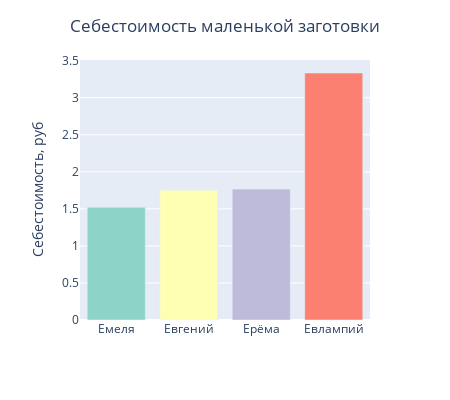

Notebook code cell kept with this figure:
### Code cell
fig = px.bar(df.sort_values(by='small_billet_cost'), x='name', y='small_billet_cost', color='name',
             width=450, height=400, color_discrete_sequence=px.colors.qualitative.Set3)
for trace in fig.data:
    trace.hovertemplate = '<b>%{x}</b><br>Себестоимость %{y}'
fig.update_layout(
    title={
        'text': "Себестоимость маленькой заготовки",
        'y':0.95,
        'x':0.5,
        'xanchor': 'center',
        'yanchor': 'top'},
    xaxis_title='',
    yaxis_title='Себестоимость, руб',
    showlegend=False
    )
fig.show()

### Figure 1 — Plotly figure (JSON) as saved in the notebook; plotly's stock layout.template omitted (floating-point values rounded to 4 significant figures)
{"data": [{"alignmentgroup": "True", "hovertemplate": "<b>%{x}</b><br>Себестоимость %{y}", "legendgroup": "Емеля", "marker": {"color": "rgb(141,211,199)"}, "name": "Емеля", "offsetgroup": "Емеля", "orientation": "v", "showlegend": true, "textposition": "auto", "type": "bar", "x": ["Емеля"], "xaxis": "x", "y": [1.521], "yaxis": "y"}, {"alignmentgroup": "True", "hovertemplate": "<b>%{x}</b><br>Себестоимость %{y}", "legendgroup": "Евгений", "marker": {"color": "rgb(255,255,179)"}, "name": "Евгений", "offsetgroup": "Евгений", "orientation": "v", "showlegend": true, "textposition": "auto", "type": "bar", "x": ["Евгений"], "xaxis": "x", "y": [1.75], "yaxis": "y"}, {"alignmentgroup": "True", "hovertemplate": "<b>%{x}</b><br>Себестоимость %{y}", "legendgroup": "Ерёма", "marker": {"color": "rgb(190,186,218)"}, "name": "Ерёма", "offsetgroup": "Ерёма", "orientation": "v", "showlegend": true, "textposition": "auto", "type": "bar", "x": ["Ерёма"], "xaxis": "x", "y": [1.767], "yaxis": "y"}, {"alignmentgroup": "True", "hovertemplate": "<b>%{x}</b><br>Себестоимость %{y}", "legendgroup": "Евлампий", "marker": {"color": "rgb(251,128,114)"}, "name": "Евлампий", "offsetgroup": "Евлампий", "orientation": "v", "showlegend": true, "textposition": "auto", "type": "bar", "x": ["Евлампий"], "xaxis": "x", "y": [3.333], "yaxis": "y"}], "layout": {"barmode": "relative", "height": 400, "legend": {"title": {"text": "name"}, "tracegroupgap": 0}, "margin": {"t": 60}, "showlegend": false, "title": {"text": "Себестоимость маленькой заготовки", "x": 0.5, "xanchor": "center", "y": 0.95, "yanchor": "top"}, "width": 450, "xaxis": {"anchor": "y", "categoryarray": ["Емеля", "Евгений", "Ерёма", "Евлампий"], "categoryorder": "array", "domain": [0, 1], "title": {"text": ""}}, "yaxis": {"anchor": "x", "domain": [0, 1], "title": {"text": "Себестоимость, руб"}}}}
